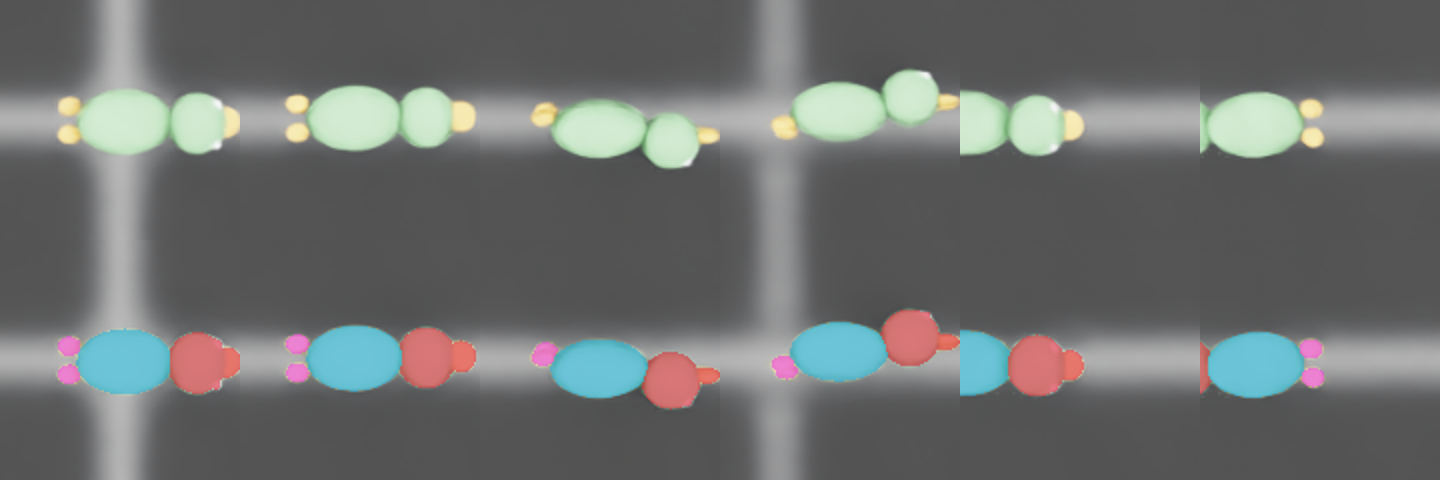
#> input picture eval/duck_asset_check/gpu/montage.png, 1440 x 480 px
$ python analyze_duck.py
#> lines starting #> are read from the running program, lines starting #| are printed output that depends on the picture
"""오리 '지시 부위 파지' 결과 정리 — 표(summary.md)와 PPT 용 그림.

  $PY scripts/analyze_duck.py --dir /data/isaac-grasp-bench/eval/duck --fig docs/img/duck

입력 (없는 파일은 건너뛴다)
  pca.csv                 PCA 본실험 (depth 28, 고무 근사)
  pca_rigid.csv           같은 조건, 강체 오리 — 고무 근사의 효과
  rl_seed{N}.csv          PPO 시드별
  ctrl_wrong_part.csv     대조군: PCA 에 다른 부위를 넘김
  ctrl_offset.csv         대조군: 파지 위치 20cm 어긋남
  depth_sweep/depth_*.csv PCA 깊이 훑기

판정 (원칙 3, README 와 같은 규칙)
  노이즈 = max(PPO 시드 평균들의 범위, PCA 평가 시드별 성공률의 범위)
  |PCA - PPO| > 노이즈 → 우세 주장, 아니면 '판단 보류'
"""
import argparse
import glob
import pathlib
import re

import matplotlib
matplotlib.use("Agg")
import matplotlib.pyplot as plt  # noqa: E402
import numpy as np  # noqa: E402
import pandas as pd  # noqa: E402
from matplotlib import font_manager  # noqa: E402

ROOT = pathlib.Path(__file__).resolve().parents[1]
ap = argparse.ArgumentParser()
ap.add_argument("--dir", default="/data/isaac-grasp-bench/eval/duck")
ap.add_argument("--fig", default=str(ROOT / "docs/img/duck"))
args = ap.parse_args()
D = pathlib.Path(args.dir)
F = pathlib.Path(args.fig)
F.mkdir(parents=True, exist_ok=True)

for f in glob.glob("/usr/share/fonts/truetype/nanum/NanumBarunGothic*.ttf"):
    font_manager.fontManager.addfont(f)
plt.rcParams.update({
    "font.family": "NanumBarunGothic", "axes.unicode_minus": False,
    "figure.facecolor": "#fcfcfb", "axes.facecolor": "#fcfcfb",
    "axes.edgecolor": "#c9c8c2", "axes.labelcolor": "#52514e", "text.color": "#0b0b0b",
    "xtick.color": "#52514e", "ytick.color": "#52514e",
    "axes.spines.top": False, "axes.spines.right": False,
    "axes.grid": True, "grid.color": "#e6e5e0", "grid.linewidth": 0.8, "axes.axisbelow": True,
    "font.size": 12,
})
C_PCA, C_RL = "#2a78d6", "#eb6834"                    # 범주 1, 2 (검증된 순서)
C_TGT = {"head": "#1baf7a", "body": "#eda100", "leg": "#e87ba4"}
CAT = [("success", "성공", "#1baf7a"), ("wrong_part", "다른 부위", "#e87ba4"),
       ("unstable", "들다 놓침", "#eda100"), ("no_lift", "못 들어올림", "#6250d6"),
       ("heuristic_error", "PCA 계산 실패", "#8a8984")]
TNAME = {"head": "머리", "body": "몸통", "leg": "다리"}
PNAME = {"prone": "엎드림", "side": "옆으로"}
CELLS = [(t, p) for t in ("head", "body", "leg") for p in ("prone", "side")]


def load(name):
    p = D / name
    return pd.read_csv(p) if p.exists() else None


def seed_rates(df):
    """셀별 평가 시드마다의 성공률 → {cell: array}"""
    g = df.groupby(["target", "pose", "seed"]).success.mean()
    return {c: g.loc[c].values for c in CELLS if c in g.index.droplevel(2)}


out = ["# 오리 '지시 부위 파지' — PCA vs PPO\n"]

# ── 1. 본 비교 ───────────────────────────────────────────────
pca = load("pca.csv")
rl_files = sorted(D.glob("rl_seed*.csv"), key=lambda p: int(re.findall(r"\d+", p.stem)[0]))
rls = {int(re.findall(r"\d+", p.stem)[0]): pd.read_csv(p) for p in rl_files}
rows = []
if pca is not None:
    pr = seed_rates(pca)
    rr = {s: seed_rates(d) for s, d in rls.items()}
    for c in CELLS:
        pm = pr[c].mean()
        rl_means = np.array([rr[s][c].mean() for s in rr]) if rr else np.array([])
        rm = rl_means.mean() if len(rl_means) else np.nan
        noise = max(np.ptp(rl_means) if len(rl_means) > 1 else np.inf, np.ptp(pr[c]))
        diff = pm - rm
        if not len(rl_means):
            verdict = "PPO 없음"
        elif len(rl_means) < 2:
            verdict = "판단 보류 (시드 1개)"
        elif abs(diff) > noise:
            verdict = "PCA 우세" if diff > 0 else "PPO 우세"
        else:
            verdict = "판단 보류"
        rows.append(dict(target=c[0], pose=c[1], pca=pm, pca_min=pr[c].min(), pca_max=pr[c].max(),
                         rl=rm, rl_min=rl_means.min() if len(rl_means) else np.nan,
                         rl_max=rl_means.max() if len(rl_means) else np.nan,
                         rl_seeds=" / ".join(f"{x*100:.0f}" for x in rl_means),
                         diff=diff, noise=noise, verdict=verdict))
    S = pd.DataFrame(rows)
    S.to_csv(D / "summary.csv", index=False)
    n_ep = len(pca) // len(CELLS)
    out.append(f"셀당 PCA {n_ep} 에피소드 (평가 시드 {pca.seed.nunique()}개 × env {pca.env.nunique()}개), "
               f"PPO 학습 시드 {len(rls)}개 × 같은 평가 조건.\n")
    out.append("| 지시 부위 | 자세 | PCA | PPO (시드 평균) | PPO 시드별 | 차이 | 노이즈 | 판정 |")
    out.append("|---|---|---:|---:|---|---:|---:|---|")
    for r in rows:
        out.append(f"| {TNAME[r['target']]} | {PNAME[r['pose']]} | {r['pca']*100:.1f}% | "
                   f"{r['rl']*100:.1f}% | {r['rl_seeds']} | {r['diff']*100:+.1f}%p | "
                   f"{r['noise']*100:.1f}%p | {r['verdict']} |")
    out.append("")

    # 그림: 비교 막대
    fig, ax = plt.subplots(figsize=(11, 5))
    x = np.arange(len(CELLS))
    w = 0.36
    for k, (key, col, lab) in enumerate([("pca", C_PCA, "PCA (규칙 기반)"), ("rl", C_RL, "PPO (강화학습)")]):
        v = S[key].values * 100
        lo = v - S[f"{key}_min"].values * 100
        hi = S[f"{key}_max"].values * 100 - v
        xs = x + (k - 0.5) * w
        ax.bar(xs, v, w - 0.04, color=col, label=lab, zorder=2)
        ax.errorbar(xs, v, yerr=[lo, hi], fmt="none", ecolor="#0b0b0b", elinewidth=1.2, capsize=4, zorder=3)
        top = S[f"{key}_max"].values * 100
        for xi, vi, ti in zip(xs, v, top):
            if np.isfinite(vi):
                ax.text(xi, max(vi, ti) + 2, f"{vi:.0f}", ha="center", va="bottom", fontsize=10, color="#52514e")
    ax.set_xticks(x, [f"{TNAME[t]}\n{PNAME[p]}" for t, p in CELLS])
    for xi, vd in zip(x, S.verdict):
        ax.text(xi, -24, vd, ha="center", va="top", fontsize=10,
                color="#0b0b0b" if "우세" in vd else "#8a8984", fontweight="bold" if "우세" in vd else None)
    ax.set_ylim(0, 110)
    ax.set_ylabel("성공률 (%)")
    ax.set_title("지시한 부위를 잡아 들어올린 비율 — 오차막대: 최소~최대 (판정 척도와 같음)", loc="left",
                 fontsize=13, pad=30)
    ax.legend(loc="lower left", bbox_to_anchor=(0, 1.0), frameon=False, ncol=2, borderaxespad=0.2)
    fig.subplots_adjust(bottom=0.24, top=0.82)
    fig.savefig(F / "fig3_compare.png", dpi=200)
    plt.close(fig)

    # 그림: 실패 유형
    groups = [("PCA", pca)] + [(f"PPO s{s}", d) for s, d in rls.items()]
    fig, axes = plt.subplots(1, len(CELLS), figsize=(13, 4.6), sharey=True)
    for ax, c in zip(axes, CELLS):
        for gi, (gname, df) in enumerate(groups):
            sub = df[(df.target == c[0]) & (df.pose == c[1])]
            left = 0.0
            for key, lab, col in CAT:
                share = (sub.category == key).mean() * 100
                if share > 0:
                    ax.barh(gi, share, left=left, color=col, height=0.7,
                            edgecolor="#fcfcfb", linewidth=1.5, label=lab)
                left += share
        ax.set_title(f"{TNAME[c[0]]} · {PNAME[c[1]]}", fontsize=12)
        ax.set_xlim(0, 100)
        ax.set_xticks([0, 50, 100], ["0", "50", "100%"], fontsize=10)
        ax.set_yticks(range(len(groups)), [g for g, _ in groups])
        ax.invert_yaxis()
        ax.grid(axis="y", visible=False)
    h, l = axes[0].get_legend_handles_labels()
    seen = {}
    for hh, ll in zip(h, l):
        seen.setdefault(ll, hh)
    order = [lab for _, lab, _ in CAT if lab in seen]
    fig.legend([seen[k] for k in order], order, loc="lower center", ncol=len(order), frameon=False)
    fig.suptitle("결과 유형 (%) — '다른 부위' = 들어올렸지만 지시와 다른 곳을 잡음", x=0.01, ha="left", fontsize=13)
    fig.subplots_adjust(bottom=0.2, top=0.82, wspace=0.22)
    fig.savefig(F / "fig4_failures.png", dpi=200)
    plt.close(fig)

    # 실패 사례 표 (PPT 본문용)
    out.append("### 결과 유형 (에피소드 수)\n")
    allc = pd.concat([d.assign(who=g) for g, d in groups], ignore_index=True)
    tab = pd.crosstab([allc.who, allc.target, allc.pose], allc.category)
    out.append("```\n" + tab.to_string() + "\n```\n")

# ── 2. 대조군 ─────────────────────────────────────────────────
ctrl = [("PCA 정상", pca), ("대조군: 다른 부위 지시", load("ctrl_wrong_part.csv")),
        ("대조군: 20cm 어긋남", load("ctrl_offset.csv"))]
ctrl = [(n, d) for n, d in ctrl if d is not None]
if len(ctrl) > 1:
    out.append("### 실패 대조군 — 판정이 '틀린 파지'를 실패로 세는가\n")
    out.append("| 조건 | 들어올려 0.5s 유지 (부위 무관) | 성공 (지시 부위) |")
    out.append("|---|---:|---:|")
    vals = []
    for n, d in ctrl:
        lifted = d.category.isin(["success", "wrong_part"]).mean()
        succ = d.success.mean()
        vals.append((n, lifted, succ))
        out.append(f"| {n} | {lifted*100:.1f}% | {succ*100:.1f}% |")
    out.append("")
    fig, ax = plt.subplots(figsize=(8, 4.2))
    x = np.arange(len(vals))
    ax.bar(x - 0.19, [v[1] * 100 for v in vals], 0.36, color="#8a8984", label="들어올림 (부위 무관)")
    ax.bar(x + 0.19, [v[2] * 100 for v in vals], 0.36, color=C_PCA, label="성공 (지시 부위 + 유지)")
    for xi, v in zip(x, vals):
        ax.text(xi - 0.19, v[1] * 100 + 2, f"{v[1]*100:.0f}", ha="center", fontsize=10, color="#52514e")
        ax.text(xi + 0.19, v[2] * 100 + 2, f"{v[2]*100:.0f}", ha="center", fontsize=10, color="#52514e")
    ax.set_xticks(x, [v[0] for v in vals])
    ax.set_ylim(0, 112)
    ax.set_ylabel("%")
    ax.set_title("실패 대조군 — 들어올려도 엉뚱한 부위면 실패로 센다", loc="left", fontsize=13)
    ax.legend(frameon=False, loc="upper right")
    fig.tight_layout()
    fig.savefig(F / "fig5_controls.png", dpi=200)
    plt.close(fig)

# ── 3. 깊이 훑기 ──────────────────────────────────────────────
sweep = sorted(D.glob("depth_sweep/depth_*.csv"), key=lambda p: int(re.findall(r"\d+", p.stem)[0]))
if sweep:
    rows = []
    for p in sweep:
        d = pd.read_csv(p)
        dep = int(re.findall(r"\d+", p.stem)[0])
        for t, g in d.groupby("target"):
            rows.append(dict(depth=dep, target=t, rate=g.success.mean()))
    W = pd.DataFrame(rows)
    out.append("### PCA 파지 깊이 훑기 (자세 2개 평균)\n")
    piv = W.pivot(index="target", columns="depth", values="rate") * 100
    out.append("| 부위 \\ 깊이(mm) | " + " | ".join(str(c) for c in piv.columns) + " |")
    out.append("|---|" + "---:|" * len(piv.columns))
    for t in ("head", "body", "leg"):
        if t in piv.index:
            out.append(f"| {TNAME[t]} | " + " | ".join(f"{v:.0f}%" for v in piv.loc[t]) + " |")
    out.append("")
    fig, ax = plt.subplots(figsize=(8.5, 4.5))
    for t in ("head", "body", "leg"):
        g = W[W.target == t].sort_values("depth")
        ax.plot(g.depth, g.rate * 100, color=C_TGT[t], lw=2, marker="o", ms=8, label=TNAME[t])
    for xv, txt, yv in [(25.1, "엎드린 몸통\n예측 25", 6), (27.0, "옆 몸통\n예측 27", 30)]:
        ax.axvline(xv, color="#52514e", ls="--", lw=1.0)
        ax.text(xv + 0.3, yv, txt, fontsize=9, color="#52514e")
    ax.axvspan(28 - 0.4, 28 + 0.4, color="#2a78d6", alpha=0.12)
    ax.text(28.5, 55, "본실험 28", fontsize=10, color="#2a78d6")
    ax.axvline(15, color="#c9c8c2", ls=":", lw=1.2)
    ax.text(15.3, 92, "실기 원래 값", fontsize=10, color="#8a8984")
    ax.set_xlabel("PCA 파지 깊이 grasp_depth_mm")
    ax.set_ylabel("성공률 (%)")
    ax.set_ylim(-3, 105)
    ax.set_title("둥근 부위는 '가장 넓은 단면'보다 위를 쥐면 튕겨 나간다 (점선: 형상 계산 예측)", loc="left", fontsize=13)
    ax.legend(frameon=False, loc="upper left", bbox_to_anchor=(1.01, 1.0))
    fig.tight_layout()
    fig.savefig(F / "fig2_depth_sweep.png", dpi=200)
    plt.close(fig)

# ── 4. 고무 근사 효과 ─────────────────────────────────────────
rig = load("pca_rigid.csv")
if pca is not None and rig is not None:
    out.append("### 고무 근사(부드러운 접촉) vs 강체 — PCA 같은 조건\n")
    out.append("| 부위 | 자세 | 성공 (고무) | 성공 (강체) | 손가락 간격 (고무) | (강체) | 눌림 |")
    out.append("|---|---|---:|---:|---:|---:|---:|")
    for c in CELLS:
        a = pca[(pca.target == c[0]) & (pca.pose == c[1])]
        b = rig[(rig.target == c[0]) & (rig.pose == c[1])]
        ga, gb = a.finger_gap_mm.median(), b.finger_gap_mm.median()
        out.append(f"| {TNAME[c[0]]} | {PNAME[c[1]]} | {a.success.mean()*100:.1f}% | {b.success.mean()*100:.1f}% | "
                   f"{ga:.1f} | {gb:.1f} | {gb-ga:.1f} mm |")
    out.append("")

# ── 5. 모형 그림 (사진 vs 시뮬레이터) ───────────────────────
photo = ROOT / "assets/duck/reference_photo.png"
mont = ROOT / "eval/duck_asset_check/gpu/montage.png"
if photo.exists() and mont.exists():
    from PIL import Image
    m = Image.open(mont)
#> m is the input picture: PIL image 1440x480 RGB; mean R, G, B 108.4, 110.9, 110
    rgb, lab = m.crop((0, 0, 240, 240)), m.crop((0, 240, 240, 480))
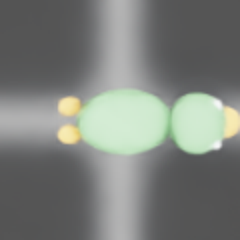
#> rgb: PIL image 240x240 RGB; mean R, G, B 124.1, 127.9, 123.3
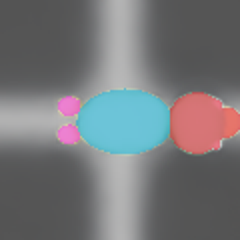
#> lab: PIL image 240x240 RGB; mean R, G, B 116.5, 117.5, 120.3
    fig, axes = plt.subplots(1, 3, figsize=(12, 4.8))
    for ax, im, t in zip(axes, [Image.open(photo), rgb, lab],
                         ["팀 프로젝트 사진 (부위 마스크)", "Isaac Sim 근사 모형", "카메라 부위 라벨 (머리·몸통·다리)"]):
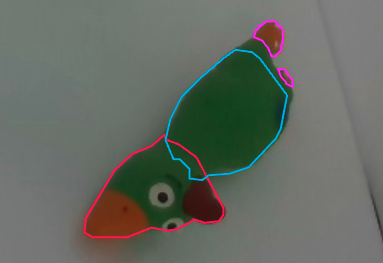
#> input picture assets/duck/reference_photo.png, 383 x 263 px
        ax.imshow(im)
        ax.set_title(t, fontsize=12)
        ax.axis("off")
    fig.text(0.01, 0.02, "근사 모형: 사진 비율 + 가정 치수(길이 144mm, 60g, 고무 근사 접촉). 실측·3D 스캔 아님.",
             fontsize=10, color="#52514e")
    fig.tight_layout(rect=(0, 0.05, 1, 0.95))
    fig.savefig(F / "fig1_model.png", dpi=200)
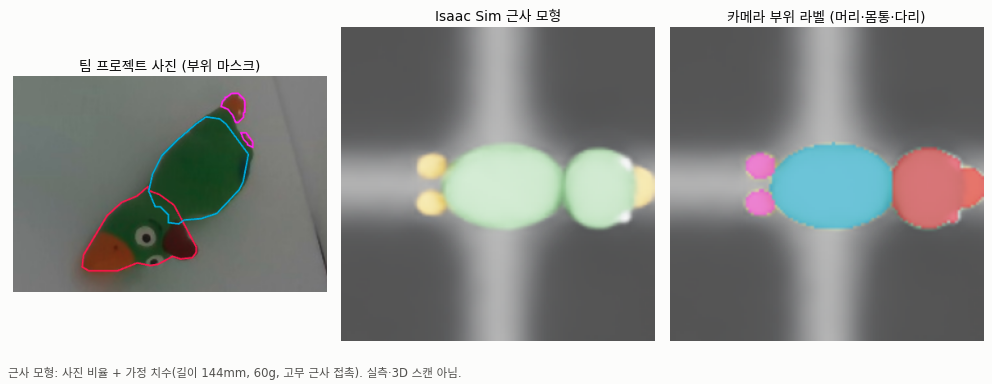
#> figure drawn by matplotlib, 3 panels
    plt.close(fig)

(D / "summary.md").write_text("\n".join(out))
print("\n".join(out))
print(f"\n그림: {F}")
